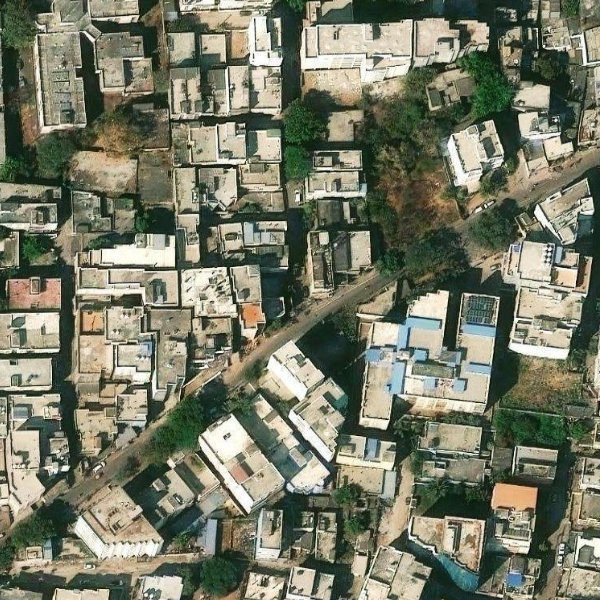
#> input picture data/aerial_images/IND-COMM-00001.jpg, 600 x 600 px
$ python -i wind_detector.py   (imports and definitions only)
#> lines starting #> are read from the running program, lines starting #| are printed output that depends on the picture
### config/settings.py
import os
from pathlib import Path
from dotenv import load_dotenv

# Load .env if present
load_dotenv()

BASE_DIR = Path(__file__).resolve().parent.parent
DATA_DIR = BASE_DIR / "data"
AERIAL_IMAGES_DIR = DATA_DIR / "aerial_images"
EXPORTS_DIR = DATA_DIR / "exports"
CACHE_DIR = DATA_DIR / "cache"

# Ensure directories exist
for directory in [DATA_DIR, AERIAL_IMAGES_DIR, EXPORTS_DIR, CACHE_DIR]:
    directory.mkdir(parents=True, exist_ok=True)

# Google Maps API Configuration
GOOGLE_MAPS_API_KEY = os.getenv("GOOGLE_MAPS_API_KEY", "").strip()

# User-Agent for ethical web requests
DEFAULT_USER_AGENT = os.getenv(
    "USER_AGENT",
    "DiscoveryWebMiningBot/2.0 (CommercialPropertyResearch; contact: research@trustgridworks.internal)"
)

# Request configurations
REQUEST_TIMEOUT = 12
MAX_CONCURRENT_REQUESTS = 10
RATE_LIMIT_DELAY = 0.25

# Satellite Imagery Settings
AERIAL_ZOOM_LEVEL = 19
AERIAL_IMAGE_SIZE = (600, 600)
ESRI_SATELLITE_EXPORT_URL = (
    "https://server.arcgisonline.com/ArcGIS/rest/services/World_Imagery/MapServer/export"
)

# Computer Vision Thresholds
SOLAR_PV_CONFIDENCE_THRESHOLD = 0.40
WIND_TURBINE_CONFIDENCE_THRESHOLD = 0.50

### energy/wind_detector.py
import cv2
import numpy as np
import re
from typing import Dict, Any, Optional, Tuple, List
from pathlib import Path
from config.settings import WIND_TURBINE_CONFIDENCE_THRESHOLD

class WindTurbineDetector:
    RENEWABLE_WIND_KEYWORDS = [
        "wind energy", "captive wind", "wind turbine", "wind farm",
        "powered by wind", "green power", "wind power purchase",
        "re100", "renewable energy", "leed platinum", "zero carbon"
    ]

    HIGH_WIND_ZONES = [
        "tamil nadu", "gujarat", "rajasthan", "maharashtra",
        "karnataka", "goa", "kutch", "jaisalmer", "muppandal"
    ]

    def __init__(self):
        pass

    # [7 lines left out: function check_web_marketing_text, not called in this run]

    def detect_aerial_shadow_hub(self, image_path: Optional[str]) -> Tuple[float, str]:
#> called with image_path = '../data/aerial_images/IND-COMM-00001.jpg'
        if not image_path or not Path(image_path).exists():
            return 0.0, "No image"

        img = cv2.imread(image_path)
#> img is the input picture: shape (600, 600, 3); mean B, G, R 102.3, 121.5, 118.7
        if img is None:
            return 0.0, "Decode error"

        gray = cv2.cvtColor(img, cv2.COLOR_BGR2GRAY)
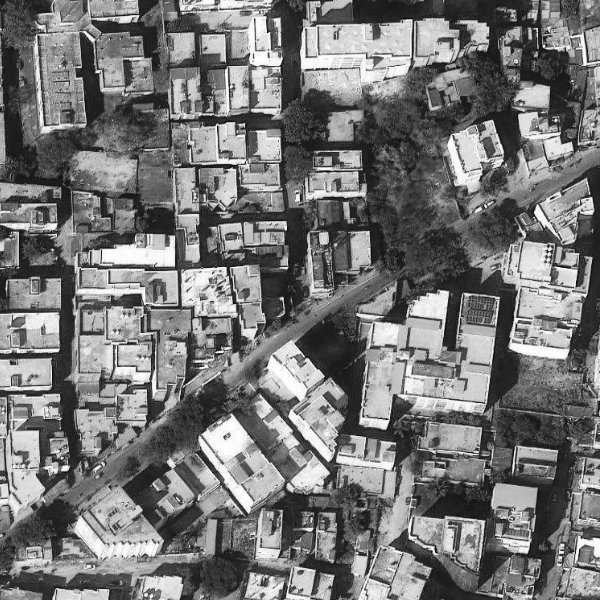
#> gray: shape (600, 600); min 2, max 255, mean 118.5

        # 1. Circular Hub Detection (White circular nacelle on rooftop or grounds)
        circles = cv2.HoughCircles(
            gray,
            cv2.HOUGH_GRADIENT,
            dp=1.2,
            minDist=40,
            param1=100,
            param2=30,
            minRadius=8,
            maxRadius=25
        )
#> circles = 105 rows, first 8: [487.8, 247.8, 24.32], [457.8, 544.2, 24.32], [425.4, 473.4, 24.32], [558.6, 383.4, 24.32], [294.6, 516.6, 24.32], [562.2, 40.2, 24.32], [155.4, 132.6, 24.32], [195, 145.8, 24.32]
        hub_detected = circles is not None and len(circles[0]) > 0
#> hub_detected = True

        # 2. Radial Shadow Line Detection
        edges = cv2.Canny(gray, 30, 100)
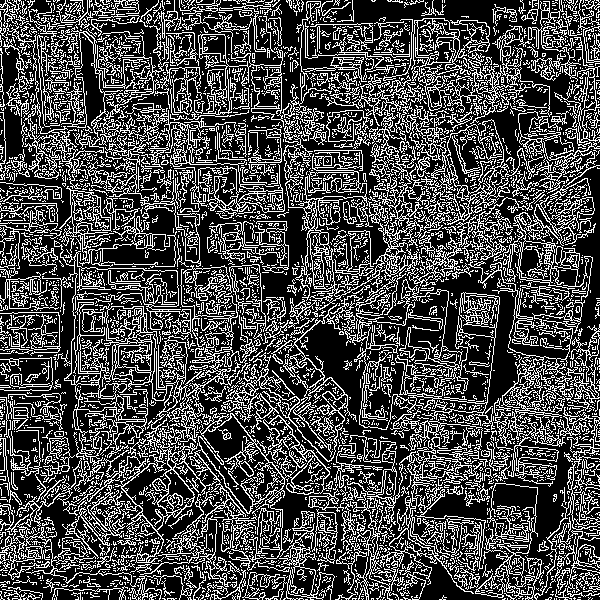
#> edges: shape (600, 600); 28.9% white in thin lines or dots
        lines = cv2.HoughLinesP(edges, 1, np.pi/180, threshold=40, minLineLength=35, maxLineGap=4)
#> lines = 502 rows, first 6: [422, 386, 461, 425], [241, 345, 284, 302], [557, 56, 599, 14], [536, 159, 560, 113], [23, 96, 70, 143], [20, 45, 78, 103]

        radial_score = 0.0
        if lines is not None and len(lines) >= 3:
            # Check for 3 blades at ~120 degree offsets
            angles = []
            for l in lines:
                pts = l.flatten()
                if len(pts) >= 4:
                    x1, y1, x2, y2 = pts[:4]
                    angle = np.degrees(np.arctan2(y2 - y1, x2 - x1)) % 180
                    angles.append(angle)
#> this loop made 502 passes
#> (x1, y1, x2, y2, angle) on passes 1 to 12: (422, 386, 461, 425, 45), (241, 345, 284, 302, 135), (557, 56, 599, 14, 135), (536, 159, 560, 113, 117.6), (23, 96, 70, 143, 45), (20, 45, 78, 103, 45), (364, 180, 448, 96, 135), (383, 340, 442, 399, 45), (450, 235, 510, 175, 135), (136, 49, 188, 101, 45), (141, 472, 178, 431, 132.1), (309, 274, 393, 364, 46.97)
#> (x1, y1, x2, y2) on pass 100: (162, 144, 198, 186)
#> after the loop, angles = 502 values, max 178.7 at index 282, min 0 at index 259, mean 93.27

            # If 3 distinct spread-out blade shadows found
            if len(set([int(a / 30) for a in angles])) >= 3 and hub_detected:
                radial_score = 0.65

        score = 0.75 if (hub_detected and radial_score > 0.4) else (0.25 if hub_detected else 0.05)
#> score = 0.75
        evidence = "Aerial hub and radial blade shadow signature detected" if score > 0.5 else "No micro-turbine shadow signature"
        return score, evidence

    # [62 lines left out: function assess, not called in this run]

>>> result = WindTurbineDetector().detect_aerial_shadow_hub('../data/aerial_images/IND-COMM-00001.jpg')

$ run again, on data/aerial_images/IND-COMM-00003.jpg
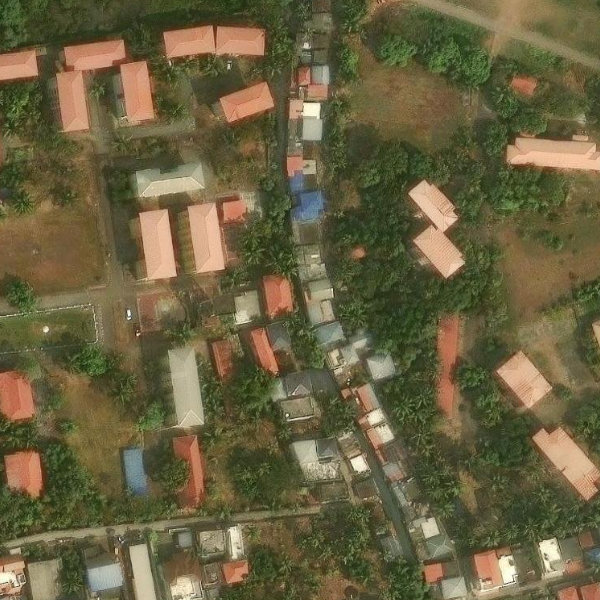
#> input picture data/aerial_images/IND-COMM-00003.jpg, 600 x 600 px
#> in detect_aerial_shadow_hub, img is the input picture: shape (600, 600, 3); mean B, G, R 64, 96.7, 105
#> in detect_aerial_shadow_hub, `gray = cv2.cvtColor(img, cv2.COLOR_BGR2GRAY)`:
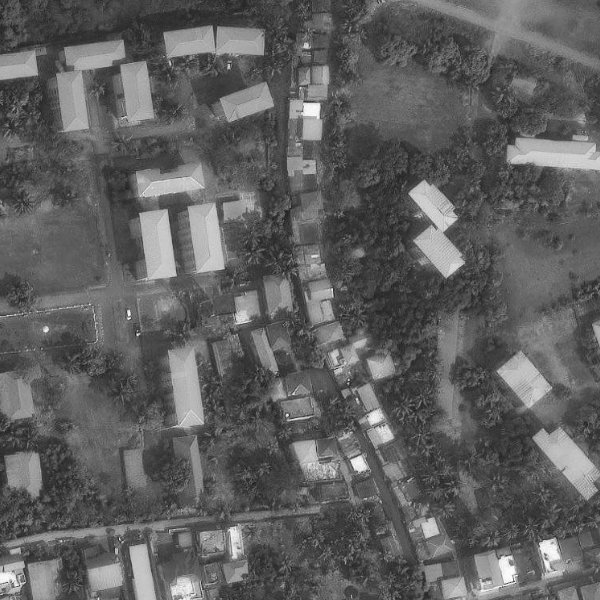
#> gray: shape (600, 600); min 21, max 253, mean 95.4
#> circles = 59 rows, first 8: [263.4, 564.6, 24.32], [419.4, 456.6, 24.32], [486.6, 187.8, 24.32], [377.4, 186.6, 23], [319.8, 41.4, 24.32], [516.6, 378.6, 21.56], [480.6, 405, 23], [49.8, 454.2, 24.32]
#> hub_detected = True
#> in detect_aerial_shadow_hub, `edges = cv2.Canny(gray, 30, 100)`:
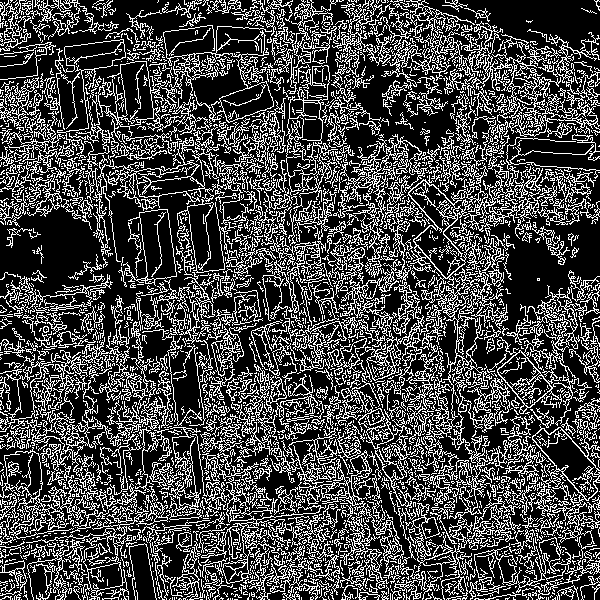
#> edges: shape (600, 600); 27.9% white in thin lines or dots
#> lines = 481 rows, first 6: [483, 137, 528, 92], [500, 141, 575, 76], [144, 78, 199, 133], [327, 237, 362, 272], [371, 236, 475, 132], [271, 236, 332, 297]
#> the loop in detect_aerial_shadow_hub, `for l in lines:` made 481 passes
#> (x1, y1, x2, y2, angle) on passes 1 to 8: (483, 137, 528, 92, 135), (500, 141, 575, 76, 139.1), (144, 78, 199, 133, 45), (327, 237, 362, 272, 45), (371, 236, 475, 132, 135), (271, 236, 332, 297, 45), (482, 155, 534, 103, 135), (254, 380, 314, 320, 135)
#> after the loop in detect_aerial_shadow_hub, `for l in lines:`: angles = 481 values, max 178.6 at index 259, min 0 at index 82, mean 93.71
#> score = 0.75

$ run again, on data/aerial_images/IND-COMM-00004.jpg
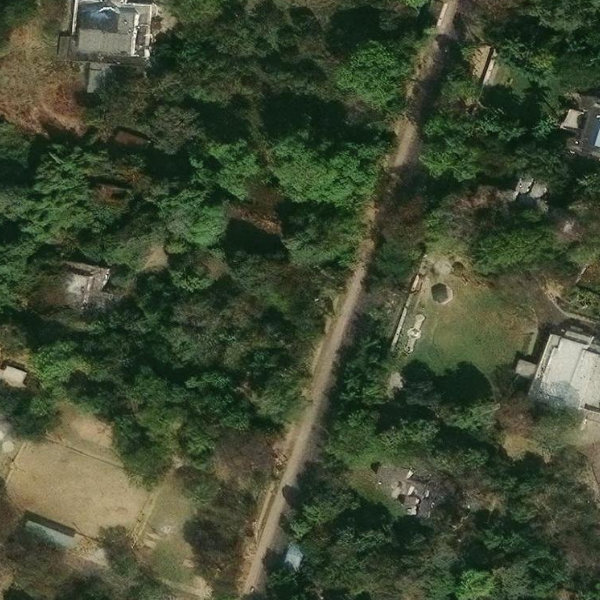
#> input picture data/aerial_images/IND-COMM-00004.jpg, 600 x 600 px
#> in detect_aerial_shadow_hub, img is the input picture: shape (600, 600, 3); mean B, G, R 50.3, 73.4, 63.5
#> in detect_aerial_shadow_hub, `gray = cv2.cvtColor(img, cv2.COLOR_BGR2GRAY)`:
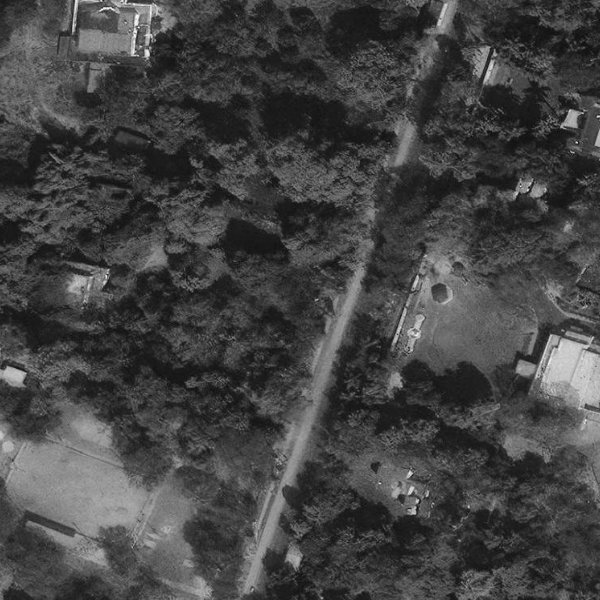
#> gray: shape (600, 600); min 8, max 254, mean 67.8
#> circles = 75 rows, first 8: [432.6, 233.4, 24.32], [177, 322.2, 20.36], [340.2, 199.8, 24.32], [538.2, 574.2, 23], [299.4, 169.8, 24.32], [335.4, 263.4, 23], [121.8, 190.2, 24.32], [556.2, 493.8, 24.32]
#> hub_detected = True
#> in detect_aerial_shadow_hub, `edges = cv2.Canny(gray, 30, 100)`:
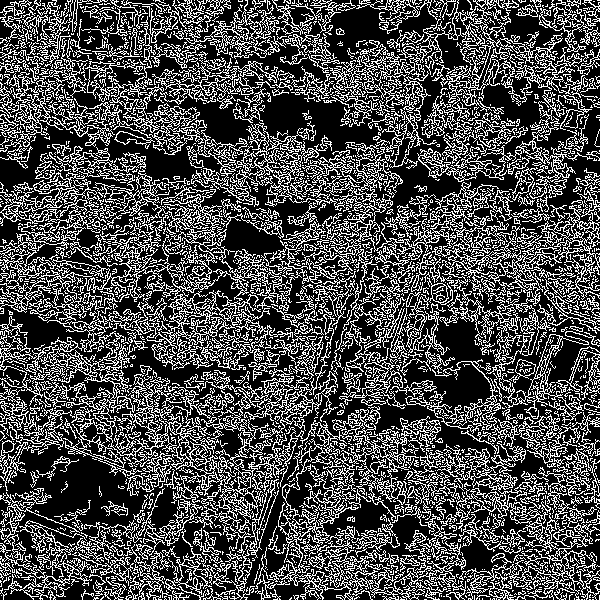
#> edges: shape (600, 600); 29.8% white in thin lines or dots
#> lines = 606 rows, first 6: [90, 61, 179, 150], [16, 45, 73, 102], [538, 170, 585, 123], [98, 447, 133, 412], [321, 248, 369, 200], [234, 302, 269, 338]
#> the loop in detect_aerial_shadow_hub, `for l in lines:` made 606 passes
#> (x1, y1, x2, y2, angle) on passes 1 to 8: (90, 61, 179, 150, 45), (16, 45, 73, 102, 45), (538, 170, 585, 123, 135), (98, 447, 133, 412, 135), (321, 248, 369, 200, 135), (234, 302, 269, 338, 45.81), (528, 550, 577, 599, 45), (556, 85, 599, 42, 135)
#> after the loop in detect_aerial_shadow_hub, `for l in lines:`: angles = 606 values, max 178.9 at index 398, min 0 at index 225, mean 86.7
#> score = 0.75
